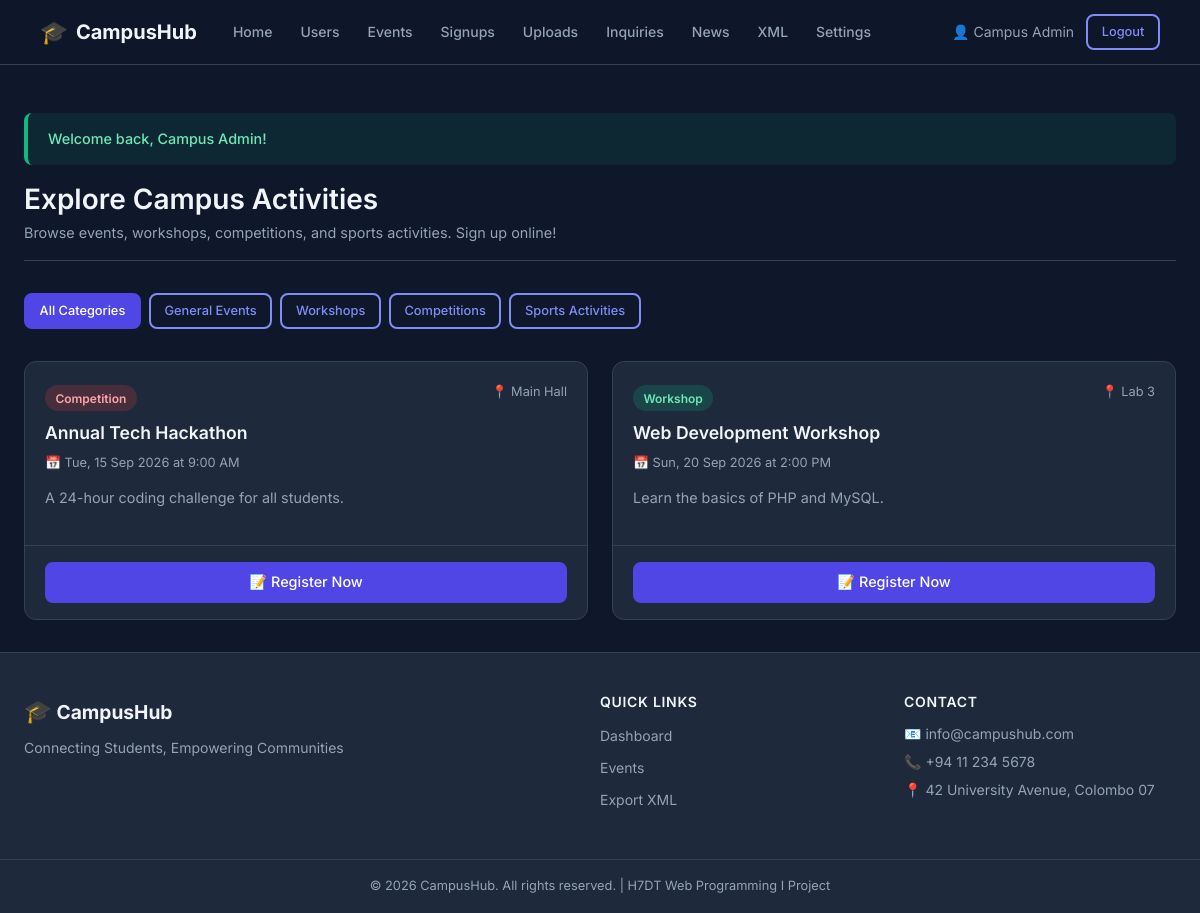
The page /student/events.php (signed in) on the database its author committed.
### tables this page shows
CREATE TABLE `events` (
  `id` int(11) NOT NULL AUTO_INCREMENT,
  `title` varchar(200) NOT NULL,
  `event_type` enum('event','workshop','competition','sports') NOT NULL DEFAULT 'event',
  `description` text NOT NULL,
  `event_date` datetime NOT NULL,
  `location` varchar(200) DEFAULT NULL,
  `multimedia_url` varchar(255) DEFAULT NULL,
  `created_by` int(11) DEFAULT NULL,
  `created_at` timestamp NOT NULL DEFAULT current_timestamp(),
  PRIMARY KEY (`id`),
  KEY `created_by` (`created_by`),
  CONSTRAINT `events_ibfk_1` FOREIGN KEY (`created_by`) REFERENCES `users` (`id`) ON DELETE SET NULL
);

### student/events.php (the view, shortened to what this page needs)
<?php
require_once '../includes/functions.php';
require_once '../includes/db_connect.php';
$studentId = $_SESSION['user_id'];
$selectedCategory = $_GET['category'] ?? 'all';
$events = [];
try {
    if (in_array($selectedCategory, ['event', 'workshop', 'competition', 'sports'])) {
        $stmt = $pdo->prepare("SELECT * FROM events WHERE event_type = ? ORDER BY event_date ASC");
        $stmt->execute([$selectedCategory]);
        $events = $stmt->fetchAll();
    } else {
        $events = $pdo->query("SELECT * FROM events ORDER BY event_date ASC")->fetchAll();
    }
    $stmt = $pdo->prepare("SELECT event_id FROM registrations WHERE student_id = ?");
    $stmt->execute([$studentId]);
    $myRegisteredIds = $stmt->fetchAll(PDO::FETCH_COLUMN);
} catch (PDOException $e) {
    error_log("Failed to fetch events: " . $e->getMessage());
}
include '../includes/header.php';
?>
<div class="page-header">
    <div>
        <h1>Explore Campus Activities</h1>
        <p>Browse events, workshops, competitions, and sports activities. Sign up online!</p>
    </div>
</div>
<div style="display: flex; gap: 0.5rem; margin-bottom: 2rem; flex-wrap: wrap;">
    <a href="events.php?category=all" class="btn <?= $selectedCategory === 'all' ? 'btn-primary' : 'btn-outline' ?> btn-sm">All Categories</a>
    <a href="events.php?category=event" class="btn <?= $selectedCategory === 'event' ? 'btn-primary' : 'btn-outline' ?> btn-sm">General Events</a>
    <a href="events.php?category=workshop" class="btn <?= $selectedCategory === 'workshop' ? 'btn-primary' : 'btn-outline' ?> btn-sm">Workshops</a>
    <a href="events.php?category=competition" class="btn <?= $selectedCategory === 'competition' ? 'btn-primary' : 'btn-outline' ?> btn-sm">Competitions</a>
    <a href="events.php?category=sports" class="btn <?= $selectedCategory === 'sports' ? 'btn-primary' : 'btn-outline' ?> btn-sm">Sports Activities</a>
</div>
<?php if (empty($events)): ?>
    <div class="card text-center">
        <p class="text-muted">No activities found in this category.</p>
    </div>
<?php else: ?>
    <div class="grid-2">
        <?php foreach ($events as $e): ?>
            <?php
                $isRegistered = in_array($e['id'], $myRegisteredIds);
            ?>
            <div class="event-card">
                <div class="event-card-body">
                    <div class="flex-between mb-1">
                        <span class="badge badge-<?= sanitize($e['event_type']) ?>"><?= sanitize($e['event_type']) ?></span>
                        <span class="card-meta">📍 <?= sanitize($e['location'] ?: 'Campus') ?></span>
                    </div>
                    <h3 class="card-title"><?= sanitize($e['title']) ?></h3>
                    <p class="card-meta">📅 <?= formatDate($e['event_date']) ?></p>
                    <p class="card-body mb-2"><?= nl2br(sanitize($e['description'])) ?></p>
                </div>
                <div class="event-card-footer">
                    <form method="POST" action="events.php<?= $selectedCategory !== 'all' ? '?category=' . urlencode($selectedCategory) : '' ?>">
                        <?php if ($isRegistered): ?>
                            <div class="flex-between">
                                <span class="badge badge-attended">Registered ✅</span>
                                <button type="submit" name="action" value="cancel" class="btn btn-danger btn-sm" onclick="return confirm('Cancel registration for this event?');">
                                    Cancel Registration
                                </button>
                            </div>
                        <?php else: ?>
                            <button type="submit" name="action" value="register" class="btn btn-primary btn-full">
                                📝 Register Now
                            </button>
                        <?php endif; ?>
                    </form>
                </div>
            </div>
        <?php endforeach; ?>
    </div>
<?php endif; ?>
<?php include '../includes/footer.php'; ?>

### assets/css/style.css (style rules this page uses)
:root { --primary: #4f46e5; --primary-dark: #3730a3; --primary-light: #818cf8; --secondary: #06b6d4; --accent: #f59e0b; --success: #10b981; --error: #ef4444; --warning: #f59e0b; --info: #3b82f6; --bg: #0f172a; --bg-card: #1e293b; --bg-card-hover: #253147; --border: #334155; --text: #f1f5f9; --text-muted: #94a3b8; --text-dark: #0f172a; --font: 'Inter', sans-serif; --radius: 12px; --radius-sm: 8px; --radius-lg: 20px; --shadow: 0 4px 24px rgba(0,0,0,0.4); --shadow-sm: 0 2px 8px rgba(0,0,0,0.3); --transition: 0.25s ease; }
*, *::before, *::after { box-sizing: border-box; margin: 0; padding: 0; }
html { scroll-behavior: smooth; }
body { font-family: var(--font); background-color: var(--bg); color: var(--text); line-height: 1.6; min-height: 100vh; display: flex; flex-direction: column; }
a { color: var(--primary-light); text-decoration: none; transition: color var(--transition); }
h1, h2, h3, h4, h5 { line-height: 1.3; font-weight: 600; }
.btn { display: inline-flex; align-items: center; justify-content: center; gap: 0.4rem; padding: 0.6rem 1.25rem; border-radius: var(--radius-sm); font-family: var(--font); font-size: 0.9rem; font-weight: 500; cursor: pointer; border: 2px solid transparent; transition: all var(--transition); white-space: nowrap; }
.btn-primary { background: var(--primary); color: #fff; border-color: var(--primary); }
.btn-outline { background: transparent; color: var(--primary-light); border-color: var(--primary-light); }
.btn-sm { padding: 0.35rem 0.85rem; font-size: 0.8rem; }
.btn-full { width: 100%; }
.card-title { font-size: 1.1rem; font-weight: 600; margin-bottom: 0.5rem; color: var(--text); }
.card-meta { font-size: 0.8rem; color: var(--text-muted); margin-bottom: 0.75rem; }
.card-body { color: var(--text-muted); font-size: 0.9rem; }
.grid-2 { display: grid; grid-template-columns: repeat(2, 1fr); gap: 1.5rem; }
.page-header { display: flex; align-items: center; justify-content: space-between; margin-bottom: 2rem; padding-bottom: 1rem; border-bottom: 1px solid var(--border); }
.page-header h1 { font-size: 1.75rem; }
.page-header p { color: var(--text-muted); font-size: 0.9rem; margin-top: 0.25rem; }
.badge { display: inline-block; padding: 0.2rem 0.65rem; border-radius: 999px; font-size: 0.75rem; font-weight: 600; text-transform: capitalize; }
.badge-workshop { background: rgba(16,185,129,0.2); color: #6ee7b7; }
.badge-competition { background: rgba(239,68,68,0.2); color: #fca5a5; }
.event-card { background: var(--bg-card); border: 1px solid var(--border); border-radius: var(--radius); overflow: hidden; transition: transform var(--transition), box-shadow var(--transition); display: flex; flex-direction: column; }
.event-card-body { padding: 1.25rem; flex: 1; }
.event-card-footer { padding: 1rem 1.25rem; border-top: 1px solid var(--border); }
.mb-1 { margin-bottom: 0.5rem; }
.mb-2 { margin-bottom: 1rem; }
.flex-between { display: flex; align-items: center; justify-content: space-between; }

### rows shown on the page
events: event_type "Competition", location "Main Hall", title "Annual Tech Hackathon", event_date "Tue, 15 Sep 2026 at 9:00 AM", description "A 24-hour coding challenge for all students.", shows "📝 Register Now"
events: event_type "Workshop", location "Lab 3", title "Web Development Workshop", event_date "Sun, 20 Sep 2026 at 2:00 PM", description "Learn the basics of PHP and MySQL.", shows "📝 Register Now"

### other values the page prints
$_SESSION['full_name'] "Campus Admin"
$message "Welcome back, Campus Admin!"
